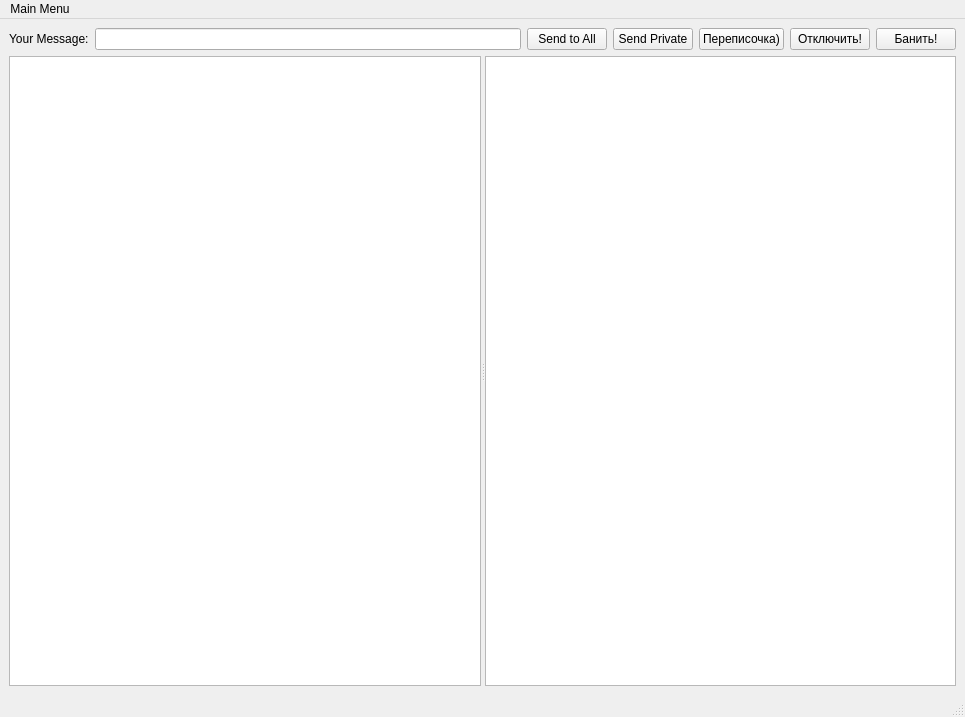
<?xml version="1.0" encoding="UTF-8"?>
<ui version="4.0">
 <class>MainWindow</class>
 <widget class="QMainWindow" name="MainWindow">
  <property name="geometry">
   <rect>
    <x>0</x>
    <y>0</y>
    <width>965</width>
    <height>717</height>
   </rect>
  </property>
  <property name="windowTitle">
   <string>MainWindow</string>
  </property>
  <widget class="QWidget" name="centralwidget">
   <layout class="QVBoxLayout" name="verticalLayout" stretch="0,1">
    <item>
     <layout class="QHBoxLayout" name="horizontalLayout">
      <item>
       <widget class="QLabel" name="label">
        <property name="text">
         <string>Your Message:</string>
        </property>
       </widget>
      </item>
      <item>
       <widget class="QLineEdit" name="messageLineEdit"/>
      </item>
      <item>
       <widget class="QPushButton" name="sendMessageButton">
        <property name="text">
         <string>Send to All</string>
        </property>
       </widget>
      </item>
      <item>
       <widget class="QPushButton" name="privateMessageSendButton">
        <property name="text">
         <string>Send Private</string>
        </property>
       </widget>
      </item>
      <item>
       <widget class="QPushButton" name="correspondenceButton">
        <property name="text">
         <string>Переписочка)</string>
        </property>
       </widget>
      </item>
      <item>
       <widget class="QPushButton" name="disconnectButton">
        <property name="text">
         <string>Отключить!</string>
        </property>
       </widget>
      </item>
      <item>
       <widget class="QPushButton" name="banButton">
        <property name="text">
         <string>Банить!</string>
        </property>
       </widget>
      </item>
     </layout>
    </item>
    <item>
     <widget class="QSplitter" name="splitter">
      <property name="orientation">
       <enum>Qt::Horizontal</enum>
      </property>
      <widget class="QTextBrowser" name="commonChatBrowser"/>
      <widget class="QTextBrowser" name="privateChatBrowser"/>
     </widget>
    </item>
   </layout>
  </widget>
  <widget class="QMenuBar" name="menubar">
   <property name="geometry">
    <rect>
     <x>0</x>
     <y>0</y>
     <width>965</width>
     <height>27</height>
    </rect>
   </property>
   <widget class="QMenu" name="menuMain_Menu">
    <property name="title">
     <string>Main Menu</string>
    </property>
    <addaction name="actionOpen_another_client"/>
    <addaction name="separator"/>
    <addaction name="actionClose_this_client"/>
   </widget>
   <addaction name="menuMain_Menu"/>
  </widget>
  <widget class="QStatusBar" name="statusbar"/>
  <action name="actionOpen_another_client">
   <property name="text">
    <string>Open another client</string>
   </property>
  </action>
  <action name="actionClose_this_client">
   <property name="text">
    <string>Close this client</string>
   </property>
  </action>
 </widget>
 <resources/>
 <connections/>
</ui>
